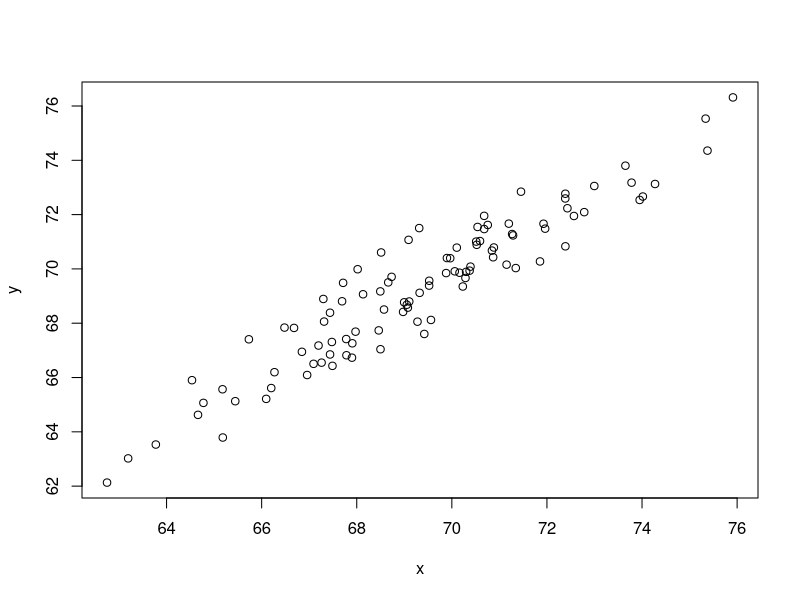

Source code (R):
# Comprehension Check: Linear Regression
# Create a data set using the following code:

library(tidyverse)
library(caret)

set.seed(1)
n = 100
Sigma = 9*matrix(c(1.0, 0.5, 0.5, 1.0), 2, 2)
dat = MASS::mvrnorm(n = 100, c(69, 69), Sigma) %>%
  data.frame() %>% setNames(c("x", "y"))

# We will build 100 linear models using the data above and calculate 
# the mean and standard deviation of the combined models. First, set
# the seed to 1 again. Then, within a replicate() loop, (1) partition 
# the dataset into test and training sets with p = 0.5 and using dat$y
# to generate your indices, (2) train a linear model predicting y from x,
# (3) generate predictions on the test set, and (4) calculate the RMSE 
# of that model. Then, report the mean and standard deviation (SD) of 
# the RMSEs from all 100 models.

# Report all answers to at least 3 significant digits.
set.seed(1)
options(digits = 3)

number_of_models = 100
rmse = replicate(number_of_models, {
  test_index = createDataPartition(dat$y, times = 1, p = 0.5, list = FALSE)
  train_set = dat %>% slice(-test_index)
  test_set = dat %>% slice(test_index)
  fit = lm(y ~ x, data = train_set)
  y_hat = predict(fit, test_set)
  sqrt(mean((y_hat - test_set$y) ^2))
  
})
# Mean:
mean(rmse)

# Standard deviation (SD):
sd(rmse)

# Now we will repeat the exercise above but using larger datasets. Write
# a function that takes a size n, then (1) builds a dataset using the code 
# provided at the top of Q1 but with n observations instead of 100 and 
# without the set.seed(1), (2) runs the replicate() loop that you wrote
# to answer Q1, which builds 100 linear models and returns a vector of
# RMSEs, and (3) calculates the mean and standard deviation of the 100 RMSEs.

# Set the seed to 1 and then use sapply() or map() to apply your new 
# function to n <- c(100, 500, 1000, 5000, 10000).

# Note: You only need to set the seed once before running your 
# function; do not set a seed within your function. Also be sure 
# to use sapply() or map() as you will get different answers 
# |running the simulations individually due to setting the seed.

generate_dataset = function(n) {
  Sigma = 9*matrix(c(1.0, 0.5, 0.5, 1.0), 2, 2)
  dat = MASS::mvrnorm(n, c(69, 69), Sigma) %>%
    data.frame() %>% setNames(c("x", "y"))
  dat
}

models_rmse = function(dataset) {
  rmse = replicate(number_of_models, {
    test_index = createDataPartition(dataset$y, times = 1, p = 0.5, list = FALSE)
    train_set = dataset %>% slice(-test_index)
    test_set = dataset %>% slice(test_index)
    fit = lm(y ~ x, data = train_set)
    y_hat = predict(fit, test_set)
    sqrt(mean((y_hat - test_set$y) ^2))
  })
}

get_model_metrics = function(dataset_size) {
  dataset = generate_dataset(dataset_size)
  rmse = models_rmse(dataset)
  metrics = as.data.frame(cbind(mean(rmse),sd(rmse)))
  colnames(metrics) = c("mean", "sd")
  metrics
}

dataset_sizes = c(100, 500, 1000, 5000, 10000)

set.seed(1)
results = sapply(dataset_sizes, get_model_metrics)
results = as.data.frame(results)
colnames(results) = c("100", "500", "1000", "5000", "10000")
results

# On average, the RMSE does not change much as n gets larger, but 
# the variability of the RMSE decreases. 

# Now repeat the exercise from Q1, this time making the correlation 
# between x and y larger, as in the following code:
  
set.seed(1)
n = 100
Sigma = 9*matrix(c(1.0, 0.95, 0.95, 1.0), 2, 2)
dat = MASS::mvrnorm(n = 100, c(69, 69), Sigma) %>%
  data.frame() %>% setNames(c("x", "y"))
plot(dat)

# Note what happens to RMSE - set the seed to 1 as before.

rmse = models_rmse(dat)

# mean
mean(rmse)

# sd
sd(rmse)

# When we increase the correlation between x and y, x has more predictive 
# power and thus provides a better estimate of y. 

# Create a data set using the following code.

set.seed(1)
Sigma = matrix(c(1.0, 0.75, 0.75, 0.75, 1.0, 0.25, 0.75, 0.25, 1.0), 3, 3)
dat = MASS::mvrnorm(n = 100, c(0, 0, 0), Sigma) %>%
  data.frame() %>% setNames(c("y", "x_1", "x_2"))

# Note that y is correlated with both x_1 and x_2 but the two predictors
# are independent of each other, as seen by cor(dat).

# Set the seed to 1, then use the caret package to partition into 
# test and training sets with p = 0.5. Compare the RMSE when using 
# just x_1, just x_2 and both x_1 and x_2. Train a single linear model 
# for each (not 100 like in the previous questions).

set.seed(1)
test_index = createDataPartition(dat$y, times = 1, p = 0.5, list = FALSE)
train_set = dat %>% slice(-test_index)
test_set = dat %>% slice(test_index)

fit_x_1 = lm(y ~ x_1, data = train_set)
y_hat = predict(fit_x_1, test_set)
rmse_x_1 = sqrt(mean((y_hat - test_set$y) ^2))

fit_x_2 = lm(y ~ x_2, data = train_set)
y_hat = predict(fit_x_2, test_set)
rmse_x_2 = sqrt(mean((y_hat - test_set$y) ^2))

fit_x_1_x_2 = lm(y ~ x_1 + x_2, data = train_set)
y_hat = predict(fit_x_1_x_2, test_set)
rmse_x_1_x_2 = sqrt(mean((y_hat - test_set$y) ^2))

# Which of the three models performs the best (has the lowest RMSE)?
rmses = c(rmse_x_1, rmse_x_2, rmse_x_1_x_2)
rmses
rmses[which.min(rmses)]

# Repeat the exercise from Q6 but now create an example in which x_1
# and x_2 are highly correlated.  

set.seed(1)
Sigma = matrix(c(1.0, 0.75, 0.75, 0.75, 1.0, 0.95, 0.75, 0.95, 1.0), 3, 3)
dat = MASS::mvrnorm(n = 100, c(0, 0, 0), Sigma) %>%
  data.frame() %>% setNames(c("y", "x_1", "x_2"))

# Set the seed to 1, then use the caret package to partition into 
# a test and training set of equal size. Compare the RMSE when using 
# just x_1, just x_2, and both x_1 and x_2.

set.seed(1)
test_index = createDataPartition(dat$y, times = 1, p = 0.5, list = FALSE)
train_set = dat %>% slice(-test_index)
test_set = dat %>% slice(test_index)

fit_x_1 = lm(y ~ x_1, data = train_set)
y_hat = predict(fit_x_1, test_set)
rmse_x_1 = sqrt(mean((y_hat - test_set$y) ^2))

fit_x_2 = lm(y ~ x_2, data = train_set)
y_hat = predict(fit_x_2, test_set)
rmse_x_2 = sqrt(mean((y_hat - test_set$y) ^2))

fit_x_1_x_2 = lm(y ~ x_1 + x_2, data = train_set)
y_hat = predict(fit_x_1_x_2, test_set)
rmse_x_1_x_2 = sqrt(mean((y_hat - test_set$y) ^2))

rmses = c(rmse_x_1, rmse_x_2, rmse_x_1_x_2)
rmses

# Compare the results from Q6 and Q8. What can you conclude?

# Adding extra predictors can improve RMSE substantially, but 
# not when the added predictors are highly correlated with other predictors. 
